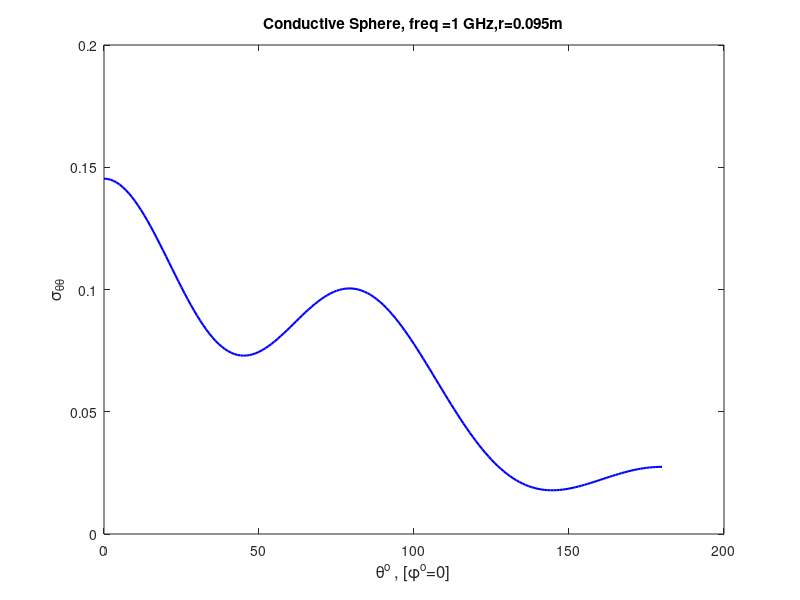

Recreate this plot in MATLAB.
ydata=[ 0.145333  0.145242  0.144954  0.144475  0.143808  0.142958  0.141928  0.140726  0.139357  0.137830  0.136153  0.134337  0.132390  0.130325  0.128153  0.125885  0.123535  0.121115  0.118639  0.116120  0.113571  0.111007  0.108440  0.105885  0.103353  0.100858  0.098413  0.096028  0.093717  0.091489  0.089355  0.087323  0.085404  0.083604  0.081930  0.080389  0.078986  0.077725  0.076610  0.075642  0.074824  0.074155  0.073636  0.073264  0.073038  0.072955  0.073010  0.073199  0.073516  0.073955  0.074509  0.075172  0.075934  0.076787  0.077723  0.078732  0.079805  0.080932  0.082103  0.083308  0.084536  0.085779  0.087025  0.088265  0.089490  0.090689  0.091854  0.092975  0.094045  0.095055  0.095997  0.096865  0.097651  0.098351  0.098957  0.099466  0.099873  0.100174  0.100365  0.100445  0.100412  0.100263  0.099999  0.099619  0.099123  0.098513  0.097789  0.096955  0.096012  0.094963  0.093811  0.092561  0.091217  0.089783  0.088264  0.086665  0.084991  0.083248  0.081442  0.079579  0.077665  0.075706  0.073709  0.071679  0.069623  0.067547  0.065458  0.063361  0.061264  0.059170  0.057087  0.055020  0.052975  0.050956  0.048969  0.047019  0.045109  0.043245  0.041431  0.039669  0.037964  0.036319  0.034737  0.033219  0.031769  0.030389  0.029080  0.027843  0.026679  0.025590  0.024576  0.023637  0.022773  0.021984  0.021269  0.020627  0.020057  0.019558  0.019128  0.018766  0.018469  0.018236  0.018064  0.017951  0.017894  0.017890  0.017937  0.018031  0.018170  0.018350  0.018568  0.018821  0.019106  0.019418  0.019756  0.020114  0.020491  0.020882  0.021285  0.021696  0.022112  0.022529  0.022946  0.023358  0.023763  0.024158  0.024541  0.024909  0.025260  0.025591  0.025900  0.026186  0.026446  0.026680  0.026886  0.027062  0.027207  0.027321  0.027403  0.027452  0.027470 ];
xdata=[ 0.000057  1.000000  2.000000  3.000000  4.000000  5.000000  6.000000  7.000000  8.000000  9.000000  10.000000  11.000000  12.000000  13.000000  14.000000  15.000000  16.000000  17.000000  18.000000  19.000000  20.000000  21.000000  22.000000  23.000000  24.000000  25.000000  26.000000  27.000000  28.000000  29.000000  30.000000  31.000000  32.000000  33.000000  34.000000  35.000000  36.000000  37.000000  38.000000  39.000000  40.000000  41.000000  42.000000  43.000000  44.000000  45.000000  46.000000  47.000000  48.000000  49.000000  50.000000  51.000000  52.000000  53.000000  54.000000  55.000000  56.000000  57.000000  58.000000  59.000000  60.000000  61.000000  62.000000  63.000000  64.000000  65.000000  66.000000  67.000000  68.000000  69.000000  70.000000  71.000000  72.000000  73.000000  74.000000  75.000000  76.000000  77.000000  78.000000  79.000000  80.000000  81.000000  82.000000  83.000000  84.000000  85.000000  86.000000  87.000000  88.000000  89.000000  90.000000  91.000000  92.000000  93.000000  94.000000  95.000000  96.000000  97.000000  98.000000  99.000000  100.000000  101.000000  102.000000  103.000000  104.000000  105.000000  106.000000  107.000000  108.000000  109.000000  110.000000  111.000000  112.000000  113.000000  114.000000  115.000000  116.000000  117.000000  118.000000  119.000000  120.000000  121.000000  122.000000  123.000000  124.000000  125.000000  126.000000  127.000000  128.000000  129.000000  130.000000  131.000000  132.000000  133.000000  134.000000  135.000000  136.000000  137.000000  138.000000  139.000000  140.000000  141.000000  142.000000  143.000000  144.000000  145.000000  146.000000  147.000000  148.000000  149.000000  150.000000  151.000000  152.000000  153.000000  154.000000  155.000000  156.000000  157.000000  158.000000  159.000000  160.000000  161.000000  162.000000  163.000000  164.000000  165.000000  166.000000  167.000000  168.000000  169.000000  170.000000  171.000000  172.000000  173.000000  174.000000  175.000000  176.000000  177.000000  178.000000  179.000000  179.999943 ];
plot(xdata,ydata,'b-','linewidth',1.5);
xlabel('\theta^o , [\phi^o=0]','FontSize',12);
ylabel('\sigma_{\theta\theta}','FontSize',12);
title('Conductive Sphere, freq =1 GHz,r=0.095m');
